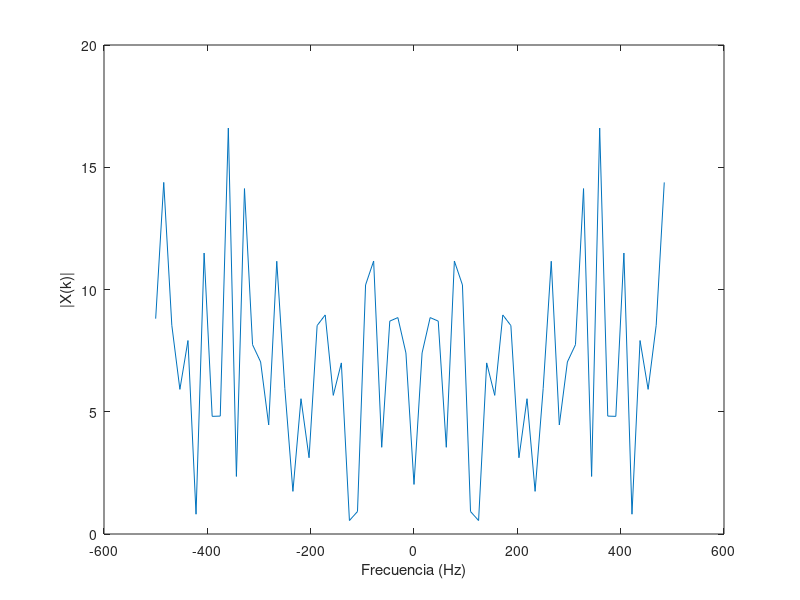

MATLAB code for this plot: (Note: this script raises an error after producing the figure.)
%%%%%%%%%%%%%%%%%%%%%%%%%%%%%%%%%%%%%%%%%%%%%%%%%%%%%%%%%%%%
%%%%%%%%%%%%%%  PARTE 1: Convolución Circular %%%%%%%%%%%%%%
%%%%%%%%%%%%%%%%%%%%%%%%%%%%%%%%%%%%%%%%%%%%%%%%%%%%%%%%%%%%

% PREGUNTA 1

% Parámetros
N = 64;        % Longitud de x[n], puede ajustarse
Ts = 1e-3;     % Periodo de muestreo

% Generar señal aleatoria x[n]
x = randn(N, 1);

% Calcular su espectro X(k)
X = fftshift(fft(x));

% Vector de frecuencia para graficar
Fs = 1/Ts;
f = (-N/2:N/2-1)*(Fs/N);

% Graficar el espectro de x[n]
figure;
plot(f, abs(X));
xlabel("Frecuencia (Hz)");
ylabel("|X(k)|");
xline(0)
title("Espectro de x[n]");


% PREGUNTA 2

% Respuesta al impulso del canal h[n]
h = [-0.1, 0.3, -0.5, 0.7, -0.9, 0.7, -0.5, 0.3, -0.1]';

% Llenar con ceros h[n] hasta longitud N
h_padded = [h; zeros(N - length(h), 1)];

% Calcular su espectro H(k)
H = fftshift(fft(h_padded));

% Graficar el espectro de h[n]
figure;
plot(f, abs(H));
xlabel("Frecuencia (Hz)");
ylabel("|H(k)|");
title("Espectro de h[n]");


% PREGUNTA 3

% Convolución lineal
y = conv(x, h);

% Calcular su FFT de N puntos
Y = fftshift(fft(y, N));

% Graficar el espectro de y[n]
figure;
plot(f, abs(Y));
xlabel("Frecuencia (Hz)");
ylabel("|Y_L(k)|");
title("Espectro de y_L[n] (Convolución Lineal)");


% PREGUNTA 4

% Convolución circular
yc = cconv(x, h, N);  % Convolución circular de N puntos

% Calcular su espectro Yc(k)
Yc = fftshift(fft(yc));

% Graficar el espectro de yc[n]
figure;
plot(f, abs(Yc));
xlabel("Frecuencia (Hz)");
ylabel("|Y_c(k)|");
title("Espectro de y_c[n] (Convolución Circular)");


% PREGUNTA 5

% Calcular el producto X(k) * H(k)
XH = X .* H;

% Comparación entre X(k)*H(k) y Y(k)
figure;
subplot(1,2,1);
plot(f, abs(XH), f, abs(Y));
xlabel("Frecuencia (Hz)");
ylabel("Magnitud");
title("Comparación de X(k)*H(k) y Y_L(k)");
legend("|X(k)*H(k)|", "|Y_L(k)|");

% Comparación entre X(k)*H(k) y Yc(k)
subplot(1,2,2);
plot(f, abs(XH), f, abs(Yc));
xlabel("Frecuencia (Hz)");
ylabel("Magnitud");
title("Comparación de X(k)*H(k) y Y_c(k)");
legend("|X(k)*H(k)|", "|Y_c(k)|");


% PREGUNTA 6

% Longitud del prefijo cíclico (debe ser >= longitud de h[n]-1)
L = length(h) - 1;

% Construir prefijo cíclico a partir de las últimas L muestras de x[n]
cyclic_prefix = x(end-L+1:end);

% Extender x[n] con prefijo cíclico
x_ext = [cyclic_prefix; x];

figure;
hold on;
plot(-L:N-1, x_ext, "b")
plot(0:N-1, x, "r");
xlabel("n");
ylabel("x[n]");
legend("x_{ext}[n]", "x[n]");
title("Señal x[n] y x_{ext}[n] con Prefijo Cíclico");
hold off;


% PREGUNTA 7

% Longitud óptima del prefijo cíclico es L = length(h) - 1
fprintf("Longitud elegida del prefijo cíclico: %d\n", L);

% Convolución lineal con la señal extendida
y_ext = conv(x_ext, h);

% Eliminar las primeras L muestras para extraer el resultado de la convolución circular
yc_extracted = y_ext(L+1:L+N);


figure;
hold on;
plot(-L:N+L-1, y_ext, "b")
plot(0:N-1, yc_extracted, "r");
xlabel("n");
ylabel("x[n]");
xlim([-L, N+L-1])
legend("y_{ext}[n]", "y_c[n]");
title("Convolución circular extraída de la lineal");
hold off;

Yc_extracted = fftshift(fft(yc_extracted));

% Comparación entre X(k)*H(k) y Yc(k) extraído
figure;
plot(f, abs(XH), f, abs(Yc_extracted));
xlabel("Frecuencia (Hz)");
ylabel("Magnitud");
legend("|X(k)*H(k)|", "|Y_{c,extracted}(k)|");
title("Comparación de X(k)*H(k) y Y_{c,extracted}(k)");



%%%%%%%%%%%%%%%%%%%%%%%%%%%%%%%%%%%%%%%%%%%%%%%%%%%%%%%%%%%%
%%%%%%%%%%%%%%%%%%  PARTE 2: Ecualización %%%%%%%%%%%%%%%%%%
%%%%%%%%%%%%%%%%%%%%%%%%%%%%%%%%%%%%%%%%%%%%%%%%%%%%%%%%%%%%

% PREGUNTA 1

% Parámetros de OFDM
NFFT = 128;           % Tamaño de FFT
l_cp = 16;             % Longitud del prefijo cíclico
Nofdm = 100;          % Número de símbolos OFDM
Nf = 10;            % Número de subportadoras de datos
m_ary = 4;            % Modulación QPSK

% Respuesta al impulso del canal h[n]
h = [-0.1, 0.3, -0.5, 0.7, -0.9, 0.7, -0.5, 0.3, -0.1]';
H = fft(h, NFFT);

% Generar bits aleatorios
numBits = Nf * Nofdm * log2(m_ary);
bits = randi([0 1], numBits, 1);

% Modulación QPSK
mod = moduladorQPSK(bits);
mod = reshape(mod, Nf, Nofdm);

% Inicializar la matriz de símbolos OFDM
X = zeros(NFFT, Nofdm);

% Mapear símbolos a subportadoras
X(29:29+Nf-1, :) = mod;

% S
X(NFFT/2+2:NFFT,:) = flipud(conj(X(2:NFFT/2,:)));

% Modulación OFDM (IFFT)
ofdm_mod = ifft(X, NFFT);

% Agregar intervalo de guarda lleno de ceros
ofdm_with_guard = [zeros(l_cp, Nofdm); ofdm_mod];

% Serializar los símbolos OFDM
s = ofdm_with_guard(:);

% PREGUNTA 2

% Transmitir a través del canal
s_rx = conv(s, h);
s_rx = s_rx(1:length(s));

% Remodelar la señal recibida
s_rx_matrix = reshape(s_rx, NFFT + l_cp, Nofdm);

% Eliminar el intervalo de guarda
received_mod = s_rx_matrix(l_cp+1:end, :);

% Demodulación OFDM (FFT)
Y = fft(received_mod, NFFT);

size(Y)
size(repmat(H.', 1, Nofdm))

% Ecualización en el dominio de frecuencia
Y_eq = Y ./ repmat(H, 1, Nofdm);

% Extraer las subportadoras de datos
received_data = Y_eq(2:Nf+1, :);
received_data = received_data(:);

% Demodulación QPSK
received_bits = demoduladorQPSK(received_data);

% Calcular BER
num_errors = sum(bits ~= received_bits);
bit_error_rate = num_errors / numBits;
fprintf("Caso a) BER con intervalo de guarda en cero: %f\n", bit_error_rate);

% Diagrama de constelación
figure;
subplot(1,2,1);
plot(real(mod), imag(mod), "o");
title("Constelación Transmitida");
xlabel("En Fase");
ylabel("En Cuadratura");
axis square;

subplot(1,2,2);
plot(real(received_data), imag(received_data), "o");
title("Constelación Recibida (Caso a)");
xlabel("En Fase");
ylabel("En Cuadratura");
axis square;

%%%%%%%%%%%%%%%%%%%%%%%%%%%%%%%%%%%%%%%%%%%%%%%%%%%%%%%%%%%%
%%%%%%%%%%%%  PARTE B: Intervalo de guarda con 0 %%%%%%%%%%%%%%%%%%
%%%%%%%%%%%%%%%%%%%%%%%%%%%%%%%%%%%%%%%%%%%%%%%%%%%%%%%%%%%%

% Actualizar l_cp para el Caso b)
l_cp = 4;  % Longitud del prefijo cíclico menor al canal

% Modulación QPSK
mod_b = moduladorQPSK(bits);

% Remodelar símbolos en subportadoras x símbolos OFDM
mod_b = reshape(mod_b, Nf, Nofdm);

% Inicializar la matriz de símbolos OFDM
X_b = zeros(NFFT, Nofdm);

% Mapear símbolos a subportadoras
X_b(2:Nf+1, :) = mod_b;

% Modulación OFDM (IFFT)
ofdm_mod_b = ifft(X_b, NFFT);

% Agregar prefijo cíclico (copia de las últimas l_cp muestras)
cyclic_prefix_b = ofdm_mod_b(end-l_cp+1:end, :);
ofdm_with_cp_b = [cyclic_prefix_b; ofdm_mod_b];

% Serializar los símbolos OFDM
s_b = ofdm_with_cp_b(:);

% Transmitir a través del canal
s_rx_b = conv(s_b, h);
s_rx_b = s_rx_b(1:length(s_b));

% Remodelar la señal recibida
s_rx_matrix_b = reshape(s_rx_b, NFFT + l_cp, Nofdm);

% Eliminar el prefijo cíclico
received_mod_b = s_rx_matrix_b(l_cp+1:end, :);

% Demodulación OFDM (FFT)
Y_b = fft(received_mod_b, NFFT);

% Ecualización en el dominio de frecuencia
Y_eq_b = Y_b ./ repmat(H, 1, Nofdm);

% Extraer las subportadoras de datos
received_data_b = Y_eq_b(2:Nf+1, :);
received_data_b = received_data_b(:);

% Demodulación QPSK
received_bits_b = demoduladorQPSK(received_data_b);

% Calcular BER
num_errors_b = sum(bits ~= received_bits_b);
bit_error_rate_b = num_errors_b / numBits;
fprintf("Caso b) BER con prefijo cíclico corto: %f\n", bit_error_rate_b);

% Diagrama de constelación
figure;
subplot(1,2,1);
plot(real(mod_b), imag(mod_b), "o");
title("Constelación Transmitida");
xlabel("En Fase");
ylabel("En Cuadratura");
axis square;

subplot(1,2,2);
plot(real(received_data_b), imag(received_data_b), "o");
title("Constelación Recibida (Caso b)");
xlabel("En Fase");
ylabel("En Cuadratura");
axis square;

%%%%%%%%%%%%%%%%%%%%%%%%%%%%%%%%%%%%%%%%%%%%%%%%%%%%%%%%%%%%
%%%%%%%%%%%%  PARTE C:  %%%%%%%%%%%%%%%%%%
%%%%%%%%%%%%%%%%%%%%%%%%%%%%%%%%%%%%%%%%%%%%%%%%%%%%%%%%%%%%

% Actualizar l_cp para el Caso c)
l_cp = 16;  % Longitud del prefijo cíclico igual o mayor al canal

% Modulación QPSK
mod_c = moduladorQPSK(bits);

% Remodelar símbolos en subportadoras x símbolos OFDM
mod_c = reshape(mod_c, Nf, Nofdm);

% Inicializar la matriz de símbolos OFDM
X_c = zeros(NFFT, Nofdm);

% Mapear símbolos a subportadoras
X_c(2:Nf+1, :) = mod_c;

% Modulación OFDM (IFFT)
ofdm_mod_c = ifft(X_c, NFFT);

% Agregar prefijo cíclico (copia de las últimas l_cp muestras)
cyclic_prefix_c = ofdm_mod_c(end-l_cp+1:end, :);
ofdm_with_cp_c = [cyclic_prefix_c; ofdm_mod_c];

% Serializar los símbolos OFDM
s_c = ofdm_with_cp_c(:);

% Transmitir a través del canal
s_rx_c = conv(s_c, h);
s_rx_c = s_rx_c(1:length(s_c));

% Remodelar la señal recibida
s_rx_matrix_c = reshape(s_rx_c, NFFT + l_cp, Nofdm);

% Eliminar el prefijo cíclico
received_mod_c = s_rx_matrix_c(l_cp+1:end, :);

% Demodulación OFDM (FFT)
Y_c = fft(received_mod_c, NFFT);

% Ecualización en el dominio de frecuencia
Y_eq_c = Y_c ./ repmat(H, 1, Nofdm);

% Extraer las subportadoras de datos
received_data_c = Y_eq_c(2:Nf+1, :);
received_data_c = received_data_c(:);

% Demodulación QPSK
received_bits_c = demoduladorQPSK(received_data_c);

% Calcular BER
num_errors_c = sum(bits ~= received_bits_c);
bit_error_rate_c = num_errors_c / numBits;
fprintf("Caso c) BER con prefijo cíclico suficiente: %f\n", bit_error_rate_c);

% Diagrama de constelación
figure;
subplot(1,2,1);
plot(real(mod_c), imag(mod_c), "o");
title("Constelación Transmitida");
xlabel("En Fase");
ylabel("En Cuadratura");
axis square;

subplot(1,2,2);
plot(real(received_data_c), imag(received_data_c), "o");
title("Constelación Recibida (Caso c)");
xlabel("En Fase");
ylabel("En Cuadratura");
axis square;
